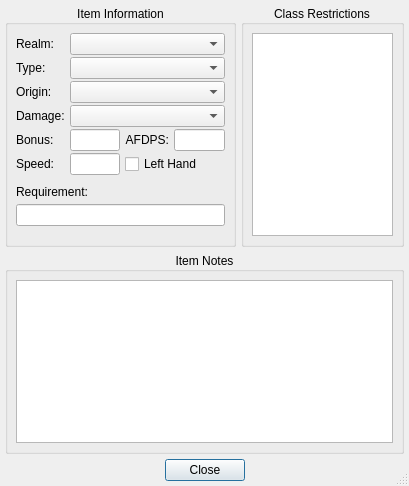
<?xml version="1.0" encoding="UTF-8"?>
<ui version="4.0">
 <class>Dialog</class>
 <widget class="QDialog" name="Dialog">
  <property name="windowModality">
   <enum>Qt::NonModal</enum>
  </property>
  <property name="geometry">
   <rect>
    <x>0</x>
    <y>0</y>
    <width>409</width>
    <height>486</height>
   </rect>
  </property>
  <property name="windowTitle">
   <string>Item Information</string>
  </property>
  <property name="sizeGripEnabled">
   <bool>true</bool>
  </property>
  <layout class="QVBoxLayout">
   <property name="spacing">
    <number>5</number>
   </property>
   <property name="leftMargin">
    <number>5</number>
   </property>
   <property name="topMargin">
    <number>5</number>
   </property>
   <property name="rightMargin">
    <number>5</number>
   </property>
   <property name="bottomMargin">
    <number>5</number>
   </property>
   <item>
    <layout class="QHBoxLayout">
     <property name="spacing">
      <number>5</number>
     </property>
     <property name="leftMargin">
      <number>0</number>
     </property>
     <property name="topMargin">
      <number>0</number>
     </property>
     <property name="rightMargin">
      <number>0</number>
     </property>
     <property name="bottomMargin">
      <number>0</number>
     </property>
     <item>
      <widget class="QGroupBox" name="ItemInfoGroup">
       <property name="sizePolicy">
        <sizepolicy hsizetype="Preferred" vsizetype="Expanding">
         <horstretch>0</horstretch>
         <verstretch>0</verstretch>
        </sizepolicy>
       </property>
       <property name="title">
        <string>Item Information</string>
       </property>
       <property name="alignment">
        <set>Qt::AlignCenter</set>
       </property>
       <layout class="QGridLayout">
        <property name="leftMargin">
         <number>8</number>
        </property>
        <property name="topMargin">
         <number>8</number>
        </property>
        <property name="rightMargin">
         <number>8</number>
        </property>
        <property name="bottomMargin">
         <number>8</number>
        </property>
        <property name="horizontalSpacing">
         <number>5</number>
        </property>
        <property name="verticalSpacing">
         <number>2</number>
        </property>
        <item row="6" column="0">
         <widget class="QLabel" name="ItemDamageTypeLabel">
          <property name="text">
           <string>Damage:</string>
          </property>
         </widget>
        </item>
        <item row="9" column="0" colspan="4">
         <layout class="QVBoxLayout">
          <property name="spacing">
           <number>5</number>
          </property>
          <property name="leftMargin">
           <number>0</number>
          </property>
          <property name="topMargin">
           <number>8</number>
          </property>
          <property name="rightMargin">
           <number>0</number>
          </property>
          <property name="bottomMargin">
           <number>0</number>
          </property>
          <item>
           <widget class="QLabel" name="ItemRequirementLabel">
            <property name="text">
             <string>Requirement:</string>
            </property>
           </widget>
          </item>
          <item>
           <widget class="QLineEdit" name="ItemRequirement"/>
          </item>
         </layout>
        </item>
        <item row="7" column="2">
         <widget class="QLabel" name="ItemAFDPSLabel">
          <property name="text">
           <string>AFDPS:</string>
          </property>
          <property name="alignment">
           <set>Qt::AlignRight|Qt::AlignTrailing|Qt::AlignVCenter</set>
          </property>
         </widget>
        </item>
        <item row="8" column="1">
         <widget class="QLineEdit" name="ItemSpeed"/>
        </item>
        <item row="7" column="3">
         <widget class="QLineEdit" name="ItemAFDPS"/>
        </item>
        <item row="8" column="2" colspan="2">
         <widget class="QCheckBox" name="ItemLeftHand">
          <property name="text">
           <string>Left Hand</string>
          </property>
         </widget>
        </item>
        <item row="7" column="1">
         <widget class="QLineEdit" name="ItemBonus"/>
        </item>
        <item row="8" column="0">
         <widget class="QLabel" name="ItemSpeedLabel">
          <property name="text">
           <string>Speed: </string>
          </property>
          <property name="textFormat">
           <enum>Qt::PlainText</enum>
          </property>
         </widget>
        </item>
        <item row="6" column="1" colspan="3">
         <widget class="QComboBox" name="ItemDamageType"/>
        </item>
        <item row="5" column="1" colspan="3">
         <widget class="QComboBox" name="ItemSource">
          <property name="sizePolicy">
           <sizepolicy hsizetype="Expanding" vsizetype="Fixed">
            <horstretch>0</horstretch>
            <verstretch>0</verstretch>
           </sizepolicy>
          </property>
         </widget>
        </item>
        <item row="1" column="1" colspan="3">
         <widget class="QComboBox" name="ItemType">
          <property name="sizePolicy">
           <sizepolicy hsizetype="Expanding" vsizetype="Fixed">
            <horstretch>0</horstretch>
            <verstretch>0</verstretch>
           </sizepolicy>
          </property>
         </widget>
        </item>
        <item row="0" column="1" colspan="3">
         <widget class="QComboBox" name="ItemRealm">
          <property name="sizePolicy">
           <sizepolicy hsizetype="Expanding" vsizetype="Fixed">
            <horstretch>0</horstretch>
            <verstretch>0</verstretch>
           </sizepolicy>
          </property>
         </widget>
        </item>
        <item row="7" column="0">
         <widget class="QLabel" name="ItemBonusLabel">
          <property name="text">
           <string>Bonus: </string>
          </property>
          <property name="textFormat">
           <enum>Qt::PlainText</enum>
          </property>
         </widget>
        </item>
        <item row="1" column="0">
         <widget class="QLabel" name="ItemTypeLabel">
          <property name="text">
           <string>Type: </string>
          </property>
          <property name="textFormat">
           <enum>Qt::PlainText</enum>
          </property>
         </widget>
        </item>
        <item row="5" column="0">
         <widget class="QLabel" name="ItemSourceLabel">
          <property name="text">
           <string>Origin: </string>
          </property>
          <property name="textFormat">
           <enum>Qt::PlainText</enum>
          </property>
         </widget>
        </item>
        <item row="0" column="0">
         <widget class="QLabel" name="ItemRealmLabel">
          <property name="text">
           <string>Realm:</string>
          </property>
         </widget>
        </item>
        <item row="21" column="0" colspan="4">
         <spacer>
          <property name="orientation">
           <enum>Qt::Vertical</enum>
          </property>
          <property name="sizeHint" stdset="0">
           <size>
            <width>20</width>
            <height>40</height>
           </size>
          </property>
         </spacer>
        </item>
       </layout>
      </widget>
     </item>
     <item>
      <widget class="QGroupBox" name="ItemRestrictionGroup">
       <property name="sizePolicy">
        <sizepolicy hsizetype="Expanding" vsizetype="Expanding">
         <horstretch>0</horstretch>
         <verstretch>0</verstretch>
        </sizepolicy>
       </property>
       <property name="title">
        <string>Class Restrictions</string>
       </property>
       <property name="alignment">
        <set>Qt::AlignCenter</set>
       </property>
       <layout class="QVBoxLayout">
        <property name="spacing">
         <number>5</number>
        </property>
        <property name="leftMargin">
         <number>8</number>
        </property>
        <property name="topMargin">
         <number>8</number>
        </property>
        <property name="rightMargin">
         <number>8</number>
        </property>
        <property name="bottomMargin">
         <number>8</number>
        </property>
        <item>
         <widget class="QListWidget" name="ItemClassRestriction">
          <property name="sizePolicy">
           <sizepolicy hsizetype="Expanding" vsizetype="Expanding">
            <horstretch>0</horstretch>
            <verstretch>0</verstretch>
           </sizepolicy>
          </property>
         </widget>
        </item>
       </layout>
      </widget>
     </item>
    </layout>
   </item>
   <item>
    <widget class="QGroupBox" name="ItemNotesGroup">
     <property name="title">
      <string>Item Notes</string>
     </property>
     <property name="alignment">
      <set>Qt::AlignCenter</set>
     </property>
     <layout class="QVBoxLayout">
      <property name="spacing">
       <number>0</number>
      </property>
      <property name="leftMargin">
       <number>8</number>
      </property>
      <property name="topMargin">
       <number>8</number>
      </property>
      <property name="rightMargin">
       <number>8</number>
      </property>
      <property name="bottomMargin">
       <number>8</number>
      </property>
      <item>
       <widget class="QTextEdit" name="ItemNotes">
        <property name="sizePolicy">
         <sizepolicy hsizetype="Expanding" vsizetype="Expanding">
          <horstretch>0</horstretch>
          <verstretch>0</verstretch>
         </sizepolicy>
        </property>
        <property name="focusPolicy">
         <enum>Qt::StrongFocus</enum>
        </property>
        <property name="tabChangesFocus">
         <bool>true</bool>
        </property>
        <property name="acceptRichText">
         <bool>false</bool>
        </property>
        <property name="textInteractionFlags">
         <set>Qt::TextEditable</set>
        </property>
       </widget>
      </item>
     </layout>
    </widget>
   </item>
   <item>
    <layout class="QHBoxLayout">
     <property name="spacing">
      <number>5</number>
     </property>
     <property name="leftMargin">
      <number>0</number>
     </property>
     <property name="topMargin">
      <number>0</number>
     </property>
     <property name="rightMargin">
      <number>0</number>
     </property>
     <property name="bottomMargin">
      <number>0</number>
     </property>
     <item>
      <spacer>
       <property name="orientation">
        <enum>Qt::Horizontal</enum>
       </property>
       <property name="sizeHint" stdset="0">
        <size>
         <width>40</width>
         <height>20</height>
        </size>
       </property>
      </spacer>
     </item>
     <item>
      <widget class="QPushButton" name="CloseButton">
       <property name="text">
        <string>Close</string>
       </property>
      </widget>
     </item>
     <item>
      <spacer>
       <property name="orientation">
        <enum>Qt::Horizontal</enum>
       </property>
       <property name="sizeHint" stdset="0">
        <size>
         <width>40</width>
         <height>20</height>
        </size>
       </property>
      </spacer>
     </item>
    </layout>
   </item>
  </layout>
 </widget>
 <resources/>
 <connections/>
</ui>
